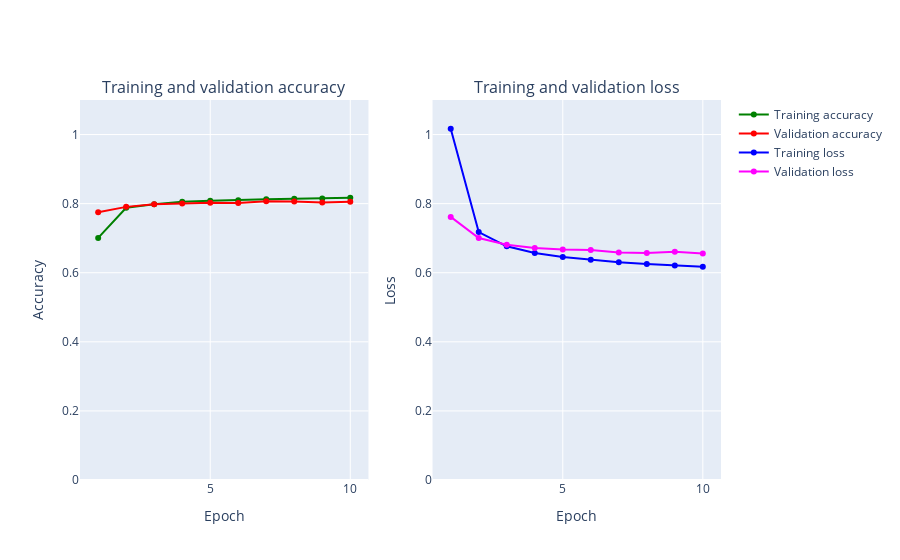

Notebook source saved alongside this figure:
### Code cell
plot_accuracy_and_loss(results1)

### Figure 1 — Plotly figure (JSON) as saved in the notebook; plotly's stock layout.template omitted (floating-point values rounded to 4 significant figures)
{"data": [{"marker": {"color": "Green"}, "mode": "markers+lines", "name": "Training accuracy", "text": ["1", "2", "3", "4", "5", "6", "7", "8", "9", "10"], "type": "scatter", "x": [1, 2, 3, 4, 5, 6, 7, 8, 9, 10], "xaxis": "x", "y": [0.7007, 0.7882, 0.7985, 0.8053, 0.8084, 0.8096, 0.8126, 0.8144, 0.8149, 0.8172], "yaxis": "y"}, {"marker": {"color": "Red"}, "mode": "markers+lines", "name": "Validation accuracy", "text": ["1", "2", "3", "4", "5", "6", "7", "8", "9", "10"], "type": "scatter", "x": [1, 2, 3, 4, 5, 6, 7, 8, 9, 10], "xaxis": "x", "y": [0.7752, 0.7906, 0.7981, 0.8003, 0.8029, 0.8016, 0.8071, 0.8059, 0.8033, 0.8055], "yaxis": "y"}, {"marker": {"color": "Blue"}, "mode": "markers+lines", "name": "Training loss", "text": ["1", "2", "3", "4", "5", "6", "7", "8", "9", "10"], "type": "scatter", "x": [1, 2, 3, 4, 5, 6, 7, 8, 9, 10], "xaxis": "x2", "y": [1.017, 0.7178, 0.6766, 0.6571, 0.6456, 0.6372, 0.6303, 0.6252, 0.6211, 0.6176], "yaxis": "y2"}, {"marker": {"color": "Magenta"}, "mode": "markers+lines", "name": "Validation loss", "text": ["1", "2", "3", "4", "5", "6", "7", "8", "9", "10"], "type": "scatter", "x": [1, 2, 3, 4, 5, 6, 7, 8, 9, 10], "xaxis": "x2", "y": [0.7615, 0.7004, 0.6809, 0.6719, 0.6674, 0.6659, 0.6588, 0.6568, 0.6604, 0.6556], "yaxis": "y2"}], "layout": {"annotations": [{"font": {"size": 16}, "showarrow": false, "text": "Training and validation accuracy", "x": 0.225, "xanchor": "center", "xref": "paper", "y": 1, "yanchor": "bottom", "yref": "paper"}, {"font": {"size": 16}, "showarrow": false, "text": "Training and validation loss", "x": 0.775, "xanchor": "center", "xref": "paper", "y": 1, "yanchor": "bottom", "yref": "paper"}], "xaxis": {"anchor": "y", "domain": [0, 0.45], "title": {"text": "Epoch"}}, "xaxis2": {"anchor": "y2", "domain": [0.55, 1], "title": {"text": "Epoch"}}, "yaxis": {"anchor": "x", "domain": [0, 1], "range": [0, 1.1], "title": {"text": "Accuracy"}}, "yaxis2": {"anchor": "x2", "domain": [0, 1], "range": [0, 1.1], "title": {"text": "Loss"}}}}
